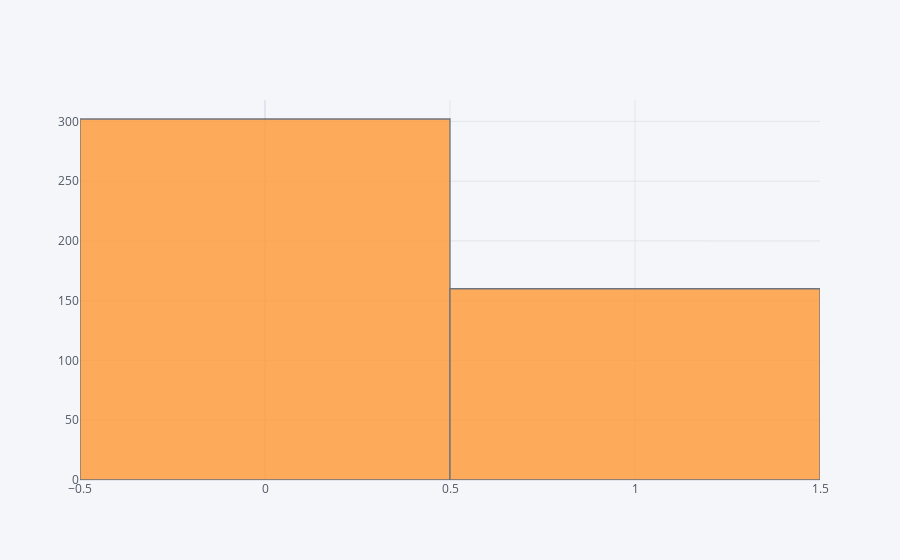

Source (notebook cell):
### Code cell
df[pred_column_name].iplot(kind='hist')

### Figure 1 — Plotly figure (JSON) as saved in the notebook; plotly's stock layout.template omitted (floating-point values rounded to 4 significant figures; data arrays with more than 128 entries replaced by an {"elided": "..."} marker saying what was removed)
{"data": [{"histfunc": "count", "histnorm": "", "marker": {"color": "rgba(255, 153, 51, 1.0)", "line": {"color": "#4D5663", "width": 1.3}}, "name": "chd", "opacity": 0.8, "orientation": "v", "type": "histogram", "x": {"elided": "462 int values"}}], "layout": {"barmode": "overlay", "legend": {"bgcolor": "#F5F6F9", "font": {"color": "#4D5663"}}, "paper_bgcolor": "#F5F6F9", "plot_bgcolor": "#F5F6F9", "title": {"font": {"color": "#4D5663"}}, "xaxis": {"gridcolor": "#E1E5ED", "showgrid": true, "tickfont": {"color": "#4D5663"}, "title": {"font": {"color": "#4D5663"}, "text": ""}, "zerolinecolor": "#E1E5ED"}, "yaxis": {"gridcolor": "#E1E5ED", "showgrid": true, "tickfont": {"color": "#4D5663"}, "title": {"font": {"color": "#4D5663"}, "text": ""}, "zerolinecolor": "#E1E5ED"}}}
